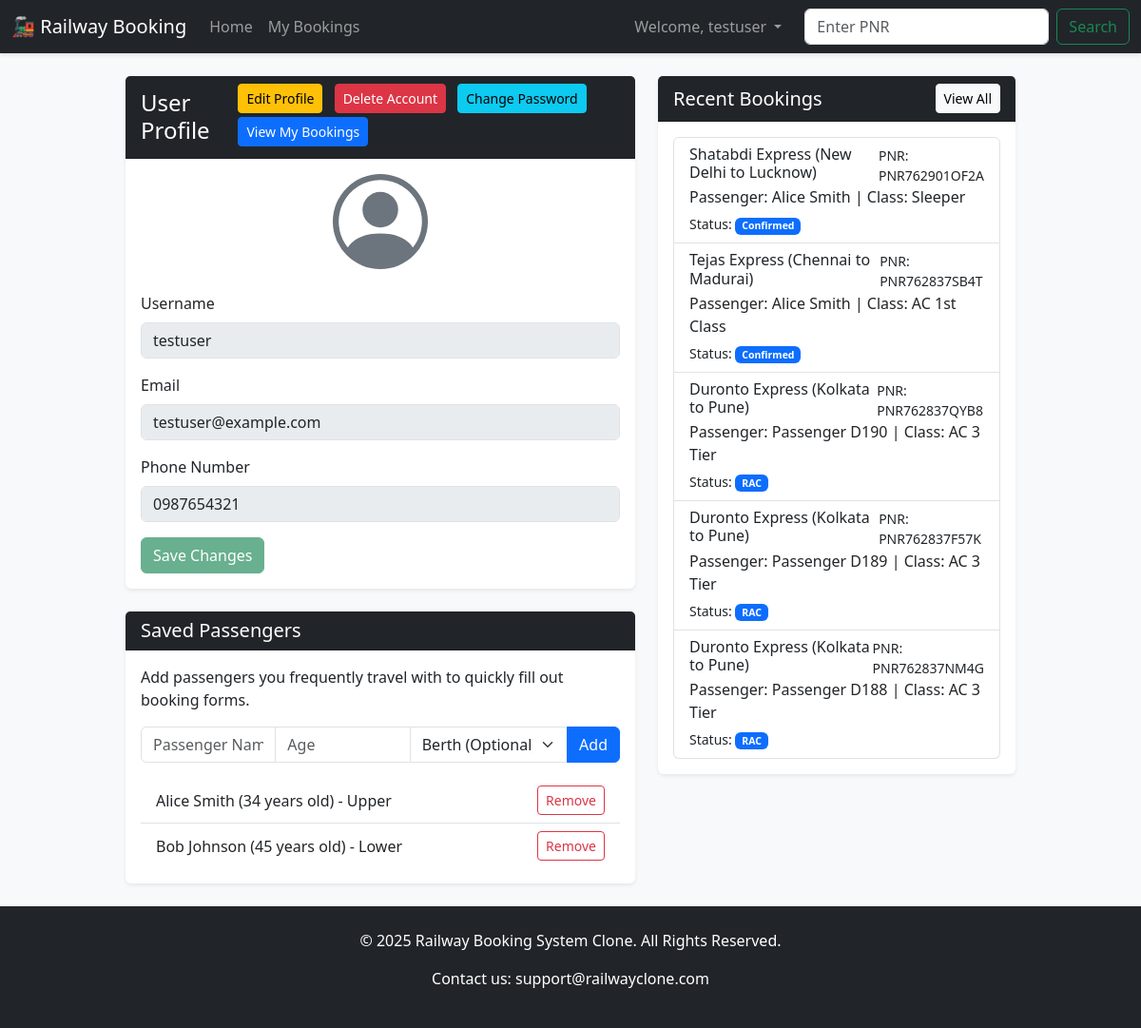
The page /profile (signed in) on the database its author committed.
### app.py (models this page shows, shortened)
class User(db.Model):
    id = db.Column(db.Integer, primary_key=True)
    username = db.Column(db.String(80), unique=True, nullable=False)
    password_hash = db.Column(db.String(256), nullable=False)
    role = db.Column(db.String(20), nullable=False, default='user') # Roles: 'user' or 'admin'
    email = db.Column(db.String(100), nullable=True)
    phone_number = db.Column(db.String(20), nullable=True)
    profile_picture = db.Column(db.String(255), nullable=True)
    bookings = db.relationship('Booking', backref='user', lazy=True)
    saved_passengers = db.relationship('Passenger', backref='user', lazy=True, cascade="all, delete-orphan")

class Passenger(db.Model):
    id = db.Column(db.Integer, primary_key=True)
    user_id = db.Column(db.Integer, db.ForeignKey('user.id'), nullable=False)
    name = db.Column(db.String(100), nullable=False)
    age = db.Column(db.Integer, nullable=False)
    berth_preference = db.Column(db.String(50), nullable=True)

class Booking(db.Model):
    id = db.Column(db.Integer, primary_key=True)
    pnr_number = db.Column(db.String(20), unique=True, nullable=False)
    train_id = db.Column(db.Integer, db.ForeignKey('train.id'), nullable=False)
    user_id = db.Column(db.Integer, db.ForeignKey('user.id'), nullable=False)
    passenger_name = db.Column(db.String(100), nullable=False)
    passenger_age = db.Column(db.Integer, nullable=False)
    seat_class = db.Column(db.String(50), nullable=False, default='Sleeper')
    berth_preference = db.Column(db.String(50), nullable=True)
    status = db.Column(db.String(20), default='Confirmed')
    seat_number = db.Column(db.String(20), nullable=True)
    fare = db.Column(db.Float, nullable=False, default=0.0)

class Train(db.Model):
    id = db.Column(db.Integer, primary_key=True)
    train_name = db.Column(db.String(100), nullable=False)
    source = db.Column(db.String(100), nullable=False)
    destination = db.Column(db.String(100), nullable=False)
    departure_time = db.Column(db.String(10), nullable=False) # e.g., '06:15'
    arrival_time = db.Column(db.String(10), nullable=True)
    total_seats = db.Column(db.Integer, nullable=False)
    bookings = db.relationship('Booking', backref='train', lazy=True)
    route_stops = db.relationship('Route', backref='train', lazy=True, order_by='Route.stop_order')

### app.py (the view, shortened to what this page needs)
@app.route('/profile', methods=['GET', 'POST'])
def profile():
    if not session.get('logged_in'):
        flash('You must be logged in to view your profile.', 'danger')
        return redirect(url_for('login'))
    user_id = session['user_id']
    user = User.query.get_or_404(user_id)
    recent_bookings = Booking.query.filter_by(user_id=user_id).order_by(Booking.id.desc()).limit(5).all()
    saved_passengers = Passenger.query.filter_by(user_id=user_id).all()
    return render_template('profile.html', user=user, recent_bookings=recent_bookings, saved_passengers=saved_passengers)

### templates/profile.html (shortened to what this page needs)
{% extends 'base.html' %}
{% block content %}
<div class="row">
  <div class="col-md-7 mb-4">
    <div class="card shadow-sm">
      <div class="card-header bg-dark text-white d-flex justify-content-between align-items-center">
        <h4 class="mb-0">User Profile</h4>
        <div>
          <button id="edit-profile-btn" class="btn btn-sm btn-warning me-2 mb-1">Edit Profile</button>
          <button type="button" class="btn btn-sm btn-danger me-2 mb-1" data-bs-toggle="modal" data-bs-target="#deleteAccountModal">Delete Account</button>
          <button type="button" class="btn btn-sm btn-info me-2 mb-1" data-bs-toggle="modal" data-bs-target="#changePasswordModal">Change Password</button>
          <a href="{{ url_for('my_bookings') }}" class="btn btn-sm btn-primary mb-1">View My Bookings</a>
        </div>
      </div>
      <div class="card-body text-center">
        <div class="mb-4">
        </div>
        <form id="profile-form" action="{{ url_for('profile') }}" method="post" class="text-start">
          <div class="mb-3">
            <label for="username" class="form-label">Username</label>
            <input type="text" class="form-control" id="username" name="username" value="{{ user.username }}" disabled>
          </div>
          <div class="mb-3">
            <label for="email" class="form-label">Email</label>
            <input type="email" class="form-control" id="email" name="email" value="{{ user.email or '' }}" disabled>
          </div>
          <div class="mb-3">
            <label for="phone" class="form-label">Phone Number</label>
            <input type="tel" class="form-control" id="phone" name="phone" value="{{ user.phone_number or '' }}" disabled>
          </div>
          <button type="submit" id="save-changes-btn" class="btn btn-success" disabled>Save Changes</button>
        </form>
      </div>
    </div>
    <div class="card shadow-sm mt-4">
      <div class="card-header bg-dark text-white">
        <h5 class="mb-0">Saved Passengers</h5>
      </div>
      <div class="card-body">
        <p class="card-text">Add passengers you frequently travel with to quickly fill out booking forms.</p>
        <form action="{{ url_for('profile', action='add_passenger') }}" method="post">
          <div class="input-group mb-3">
            <input type="text" class="form-control" name="passenger_name" placeholder="Passenger Name" required>
            <input type="number" class="form-control" name="passenger_age" placeholder="Age" min="1" required>
            <select class="form-select" name="berth_preference">
              <option value="">Berth (Optional)</option>
            </select>
            <button class="btn btn-primary" type="submit">Add</button>
          </div>
        </form>
        {% if saved_passengers %}
          <ul class="list-group list-group-flush">
            {% for passenger in saved_passengers %}
              <li class="list-group-item d-flex justify-content-between align-items-center">
                <span>{{ passenger.name }} ({{ passenger.age }} years old){% if passenger.berth_preference %} - {{ passenger.berth_preference }}{% endif %}</span>
                <a href="{{ url_for('profile', action='delete_passenger', passenger_id=passenger.id) }}" class="btn btn-sm btn-outline-danger">Remove</a>
              </li>
            {% endfor %}
          </ul>
        {% else %}
          <div class="alert alert-info mt-3">You have no saved passengers.</div>
        {% endif %}
      </div>
    </div>
  </div>
  <div class="col-md-5 mb-4">
    <div class="card shadow-sm">
      <div class="card-header bg-dark text-white d-flex justify-content-between align-items-center">
        <h5 class="mb-0">Recent Bookings</h5>
        <a href="{{ url_for('my_bookings') }}" class="btn btn-sm btn-light">View All</a>
      </div>
      <div class="card-body">
        {% if recent_bookings %}
          <div class="list-group">
            {% for booking in recent_bookings %}
              <a href="{{ url_for('pnr_status', pnr=booking.pnr_number) }}" class="list-group-item list-group-item-action">
                <div class="d-flex w-100 justify-content-between">
                  <h6 class="mb-1">{{ booking.train.train_name }} ({{ booking.train.source }} to {{ booking.train.destination }})</h6>
                  <small>PNR: {{ booking.pnr_number }}</small>
                </div>
                <p class="mb-1">Passenger: {{ booking.passenger_name }} | Class: {{ booking.seat_class }}</p>
                <small>Status: <span class="badge bg-primary">{{ booking.status }}</span></small>
              </a>
            {% endfor %}
          </div>
        {% else %}
          <div class="alert alert-info mb-0">You have no recent bookings.</div>
        {% endif %}
      </div>
    </div>
  </div>
</div>
{% endblock %}

### templates/base.html (shortened to what this page needs)
<!doctype html>
<html lang="en" class="h-100">
  <head>
    <link href="https://cdn.jsdelivr.net/npm/bootstrap@5.3.3/dist/css/bootstrap.min.css" rel="stylesheet">
    <link rel="stylesheet" href="{{ url_for('static', filename='css/style.css') }}">
    <link rel="stylesheet" href="{{ url_for('static', filename='css/auth_modal.css') }}">
    <link rel="stylesheet" href="{{ url_for('static', filename='css/profile.css') }}">
  </head>
  <body class="d-flex flex-column h-100">
    <nav class="navbar navbar-expand-lg navbar-dark bg-dark">
      <div class="container-fluid">
        <a class="navbar-brand" href="/">🚂 Railway Booking</a>
        <div class="collapse navbar-collapse" id="navbarNav">
          <ul class="navbar-nav me-auto mb-2 mb-lg-0">
            <li class="nav-item">
              <a class="nav-link" href="{{ url_for('index') }}">Home</a>
            </li>
            {% if session.logged_in %}
              <li class="nav-item">
                <a class="nav-link" href="{{ url_for('my_bookings') }}">My Bookings</a>
              </li>
            {% endif %}
          </ul>
          <ul class="navbar-nav ms-auto mb-2 mb-lg-0 align-items-center">
            {% if session.logged_in %}
              <li class="nav-item dropdown">
                <a class="nav-link dropdown-toggle" href="#" role="button" data-bs-toggle="dropdown">
                  Welcome, {{ session.username }}
                </a>
              </li>
            {% else %}
              <li class="nav-item">
                <button type="button" class="btn btn-primary" data-bs-toggle="modal" data-bs-target="#authModal">Login / Register</button>
              </li>
            {% endif %}
          </ul>
          <form class="d-flex ms-3" action="{{ url_for('pnr_status') }}" method="get">
            <input class="form-control me-2" type="search" name="pnr" placeholder="Enter PNR" required>
            <button class="btn btn-outline-success" type="submit">Search</button>
          </form>
        </div>
      </div>
    </nav>
    <div class="container mt-4 flex-shrink-0 main-container">
      {% block content %}{% endblock %}
    </div>
    <footer class="bg-dark text-white text-center p-4 mt-auto">
        <div class="container">
            <p>&copy; 2025 Railway Booking System Clone. All Rights Reserved.</p>
            <p>Contact us: support@railwayclone.com</p>
        </div>
    </footer>
  </body>
</html>

### static/css/style.css (style rules this page uses)
body { background-color: #f8f9fa; }
.navbar { box-shadow: 0 2px 4px rgba(0,0,0,.1); }
.card { border: none; box-shadow: 0 4px 8px rgba(0,0,0,.1); }
.main-container { max-width: 960px; margin: auto; }

### rows shown on the page
User: username "testuser", email "testuser@example.com", phone "0987654321"
Passenger: name "Alice Smith", age "34", berth_preference "Upper"
Passenger: name "Bob Johnson", age "45", berth_preference "Lower"
Booking: train.train_name "Shatabdi Express", train.source "New Delhi", train.destination "Lucknow", pnr_number "PNR762901OF2A", passenger_name "Alice Smith", seat_class "Sleeper", status "Confirmed"
Booking: train.train_name "Tejas Express", train.source "Chennai", train.destination "Madurai", pnr_number "PNR762837SB4T", passenger_name "Alice Smith", seat_class "AC 1st Class", status "Confirmed"
Booking: train.train_name "Duronto Express", train.source "Kolkata", train.destination "Pune", pnr_number "PNR762837QYB8", passenger_name "Passenger D190", seat_class "AC 3 Tier", status "RAC"
Booking: train.train_name "Duronto Express", train.source "Kolkata", train.destination "Pune", pnr_number "PNR762837F57K", passenger_name "Passenger D189", seat_class "AC 3 Tier", status "RAC"
Booking: train.train_name "Duronto Express", train.source "Kolkata", train.destination "Pune", pnr_number "PNR762837NM4G", passenger_name "Passenger D188", seat_class "AC 3 Tier", status "RAC"
